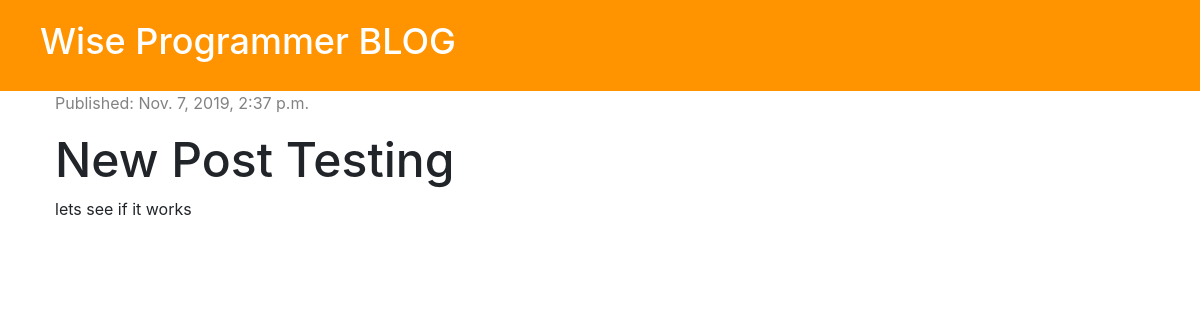
The app's page /post/4/ with its own data.
### blog/models.py (models this page shows, shortened)
class Post(models.Model):
    author = models.ForeignKey('auth.User', on_delete=models.CASCADE)
    title = models.CharField(max_length=10000)
    text = models.TextField()
    created_date = models.DateTimeField(default=timezone.now)
    published_date = models.DateTimeField(blank=True, null=True)

### blog/views.py (the view)
# urls.py: path('post/<int:pk>/', views.post_detail, name='post_detail'),
def post_detail(request, pk):
    post = get_object_or_404(Post, pk=pk)
    stuff_for_frontend = {'post': post}
    return render(request, 'blog/post_detail.html', stuff_for_frontend)

### blog/templates/blog/post_detail.html
{% extends 'blog/base.html' %} {% block content%} {% if post.published_date %}
<div class="post">
  <div class="date">
    <p>Published: {{ post.published_date }}</p>
  </div>
  {% endif %}
  <h1>{{ post.title }}</h1>
  <p>{{ post.text | linebreaksbr }}</p>
</div>
{% endblock %}

### blog/static/styles/blog.css (style rules this page uses)
h1, h2, h3, h4 { font-size: 48px; }
.date { color: #828282; }
.post { margin-bottom: 70px; }

### records on screen
Post: published_date "Nov. 7, 2019, 2:37 p.m.", title "New Post Testing", text "lets see if it works"
